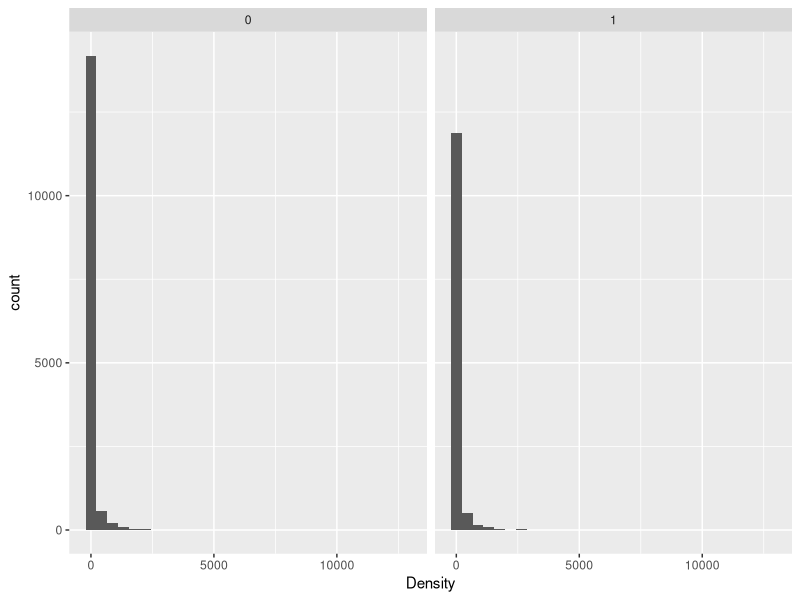
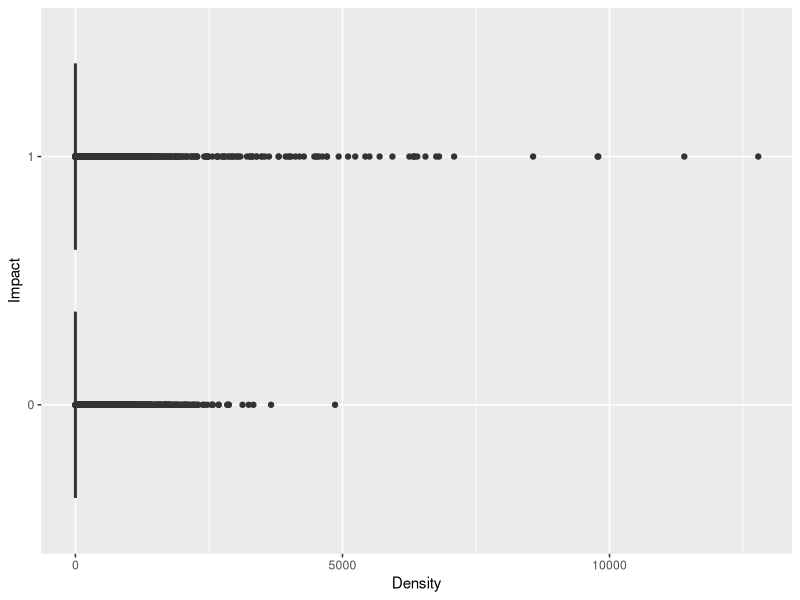
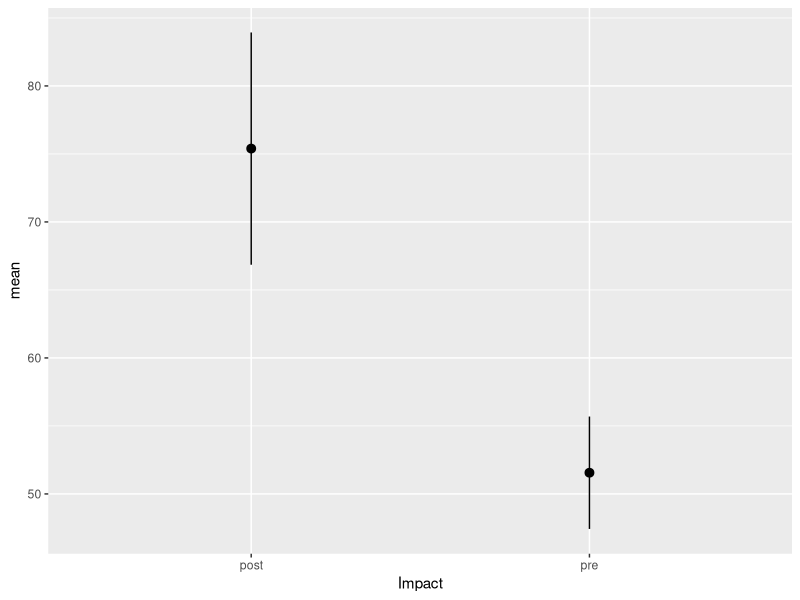
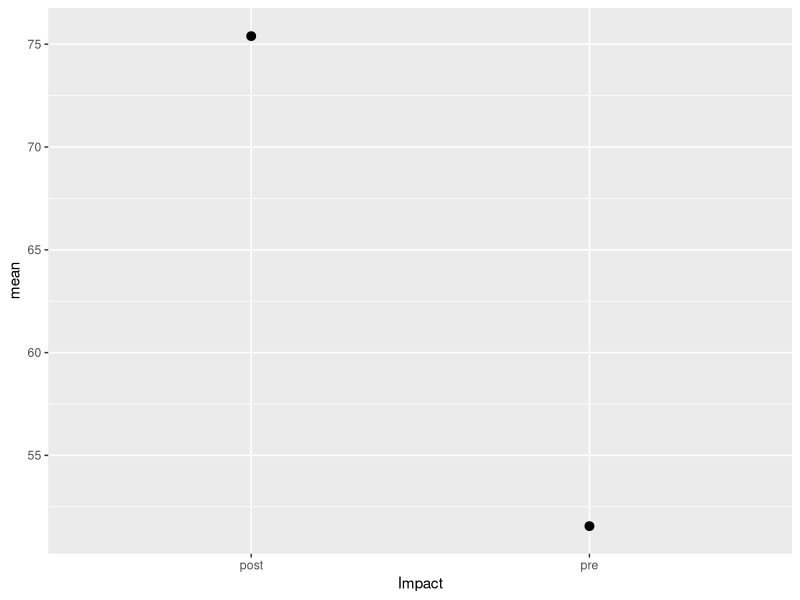
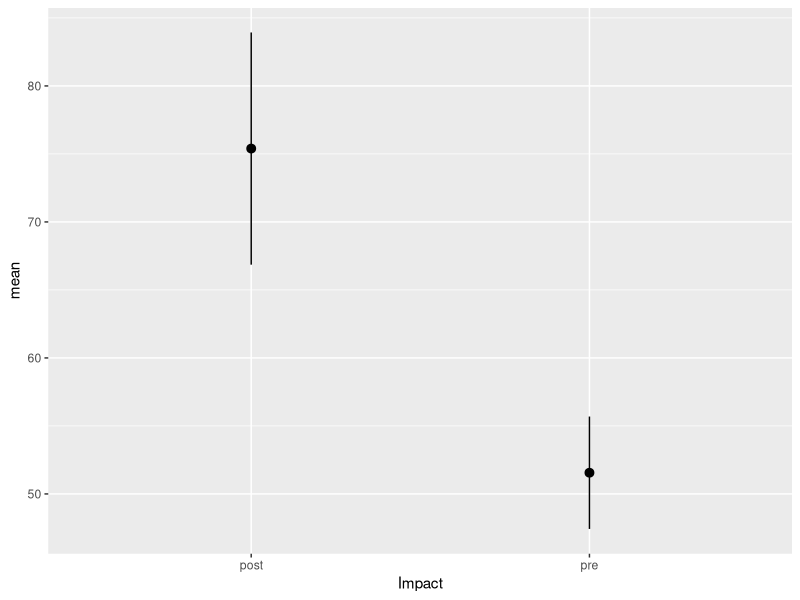
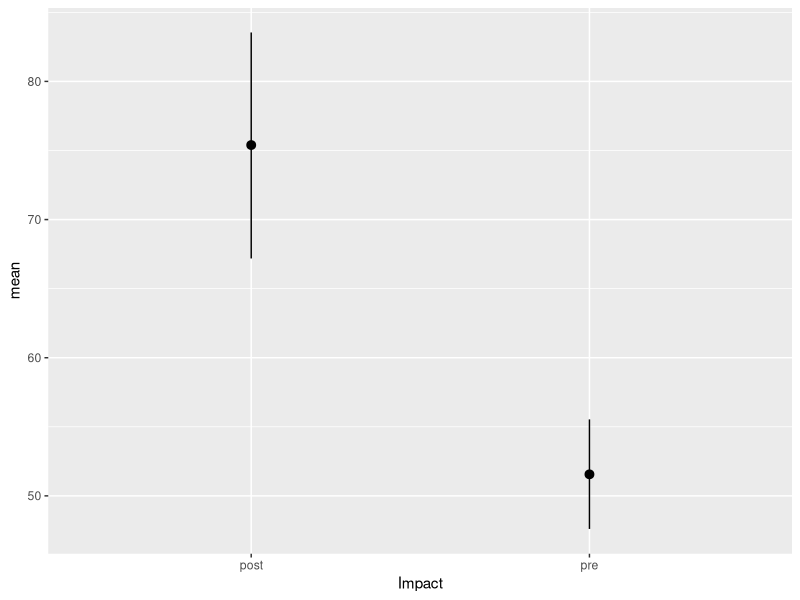
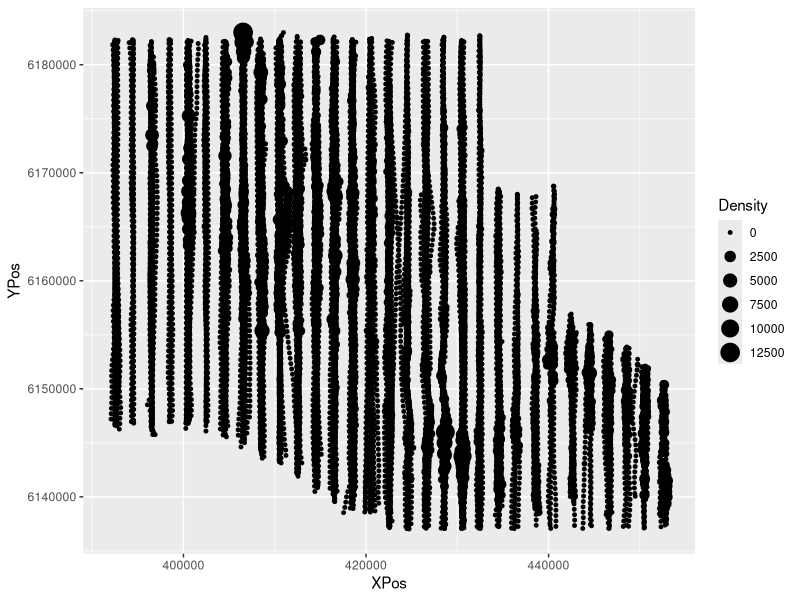
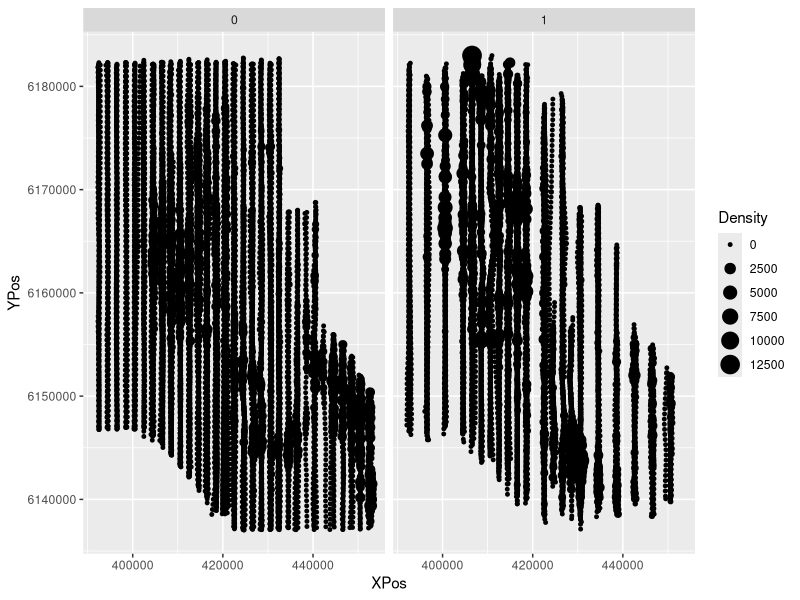

Source code (R) for these figures, in order:
library(tidyverse)
# Task 1
df <- read.csv("HornsRev.csv")
head(df)
# Task 2
df$Impact <- as.factor(df$Impact)
# Create new variable: density - abundance per unit area
df$Density <- df$Nhat / df$Area
ggplot(df) + geom_histogram(aes(x = Density)) + facet_wrap(~Impact)
ggplot(df) + geom_boxplot(aes(x = Density, y = Impact))
# Task 3 - produce 98% CIs for density, pre- and post-impact
pre <- filter(df, Impact == 0)
mu_hat_pre <- mean(pre$Density)
s_pre <- sd(pre$Density)
n_pre <- nrow(pre)
post <- filter(df, Impact == 1)
mu_hat_post <- mean(post$Density)
s_post <- sd(post$Density)
n_post <- nrow(post)
# a - assume response is normally distributed
se_pre <- s_pre / sqrt(n_pre)
CI1_pre <- c(mu_hat_pre - qt(0.99, n_pre - 1) * se_pre,
             mu_hat_pre + qt(0.99, n_pre - 1) * se_pre)
se_post <- s_post / sqrt(n_post)
CI1_post <- c(mu_hat_post - qt(0.99, n_post - 1) * se_post,
              mu_hat_post + qt(0.99, n_post - 1) * se_post)
df1 <- data.frame(Impact = c("pre", "post"),
                  mean = c(mu_hat_pre, mu_hat_post),
                  lower = c(CI1_pre[1], CI1_post[1]),
                  upper = c(CI1_pre[2], CI1_post[2]))
df1
ggplot(df1, aes(x = Impact, y = mean, ymin = lower, ymax = upper)) + 
  geom_pointrange()
# b - use normal approx for large samples, assuming Poisson response
se_pre <- sqrt(mu_hat_pre / n_pre)
CI2_pre <- c(mu_hat_pre - qnorm(0.99) * se_pre,
             mu_hat_pre + qnorm(0.99) * se_pre)
se_post <- sqrt(mu_hat_post / n_post)
CI2_post <- c(mu_hat_post - qnorm(0.99) * se_post,
             mu_hat_post + qnorm(0.99) * se_post)
df2 <- data.frame(Impact = c("pre", "post"),
                  mean = c(mu_hat_pre, mu_hat_post),
                  lower = c(CI2_pre[1], CI2_post[1]),
                  upper = c(CI2_pre[2], CI2_post[2]))
df2
ggplot(df2, aes(x = Impact, y = mean, ymin = lower, ymax = upper)) + 
  geom_pointrange()
# c- normal approx, without assuming Poisson and invoking CLT 
se_pre <- s_pre / sqrt(n_pre)
CI3_pre <- c(mu_hat_pre - qnorm(0.99) * se_pre,
             mu_hat_pre + qnorm(0.99) * se_pre)
se_post <- s_post / sqrt(n_post)
CI3_post <- c(mu_hat_post - qnorm(0.99) * se_post,
             mu_hat_post + qnorm(0.99) * se_post)
df3 <- data.frame(Impact = c("pre", "post"),
                  mean = c(mu_hat_pre, mu_hat_post),
                  lower = c(CI3_pre[1], CI3_post[1]),
                  upper = c(CI3_pre[2], CI3_post[2]))
df3
ggplot(df3, aes(x = Impact, y = mean, ymin = lower, ymax = upper)) + 
  geom_pointrange()
# d - bootstrapping
set.seed(145)
NBOOT <- 1000
alpha <- 0.02
# pre-impact
muHat_pre <- sapply(seq(NBOOT),
                function (x) mean(sample(x = pre$Density,
                                         size = nrow(pre),
                                         replace = TRUE)))
CI4_pre <- quantile(muHat_pre, c(alpha / 2, 1 - (alpha / 2)))
# post-impact
muHat_post <- sapply(seq(NBOOT),
                     function (x) mean(sample(x = post$Density,
                                              size = nrow(post),
                                              replace = TRUE)))
CI4_post <- quantile(muHat_post, c(alpha / 2, 1 - (alpha / 2)))
df4 <- data.frame(Impact = c("pre", "post"),
                  mean = c(mu_hat_pre, mu_hat_post),
                  lower = c(CI4_pre[1], CI4_post[1]),
                  upper = c(CI4_pre[2], CI4_post[2]))
df4
ggplot(df4, aes(x = Impact, y = mean, ymin = lower, ymax = upper)) + 
  geom_pointrange()

# Task 4
ggplot(df) + geom_point(aes(x = XPos, y = YPos, size = Density))

ggplot(df) + geom_point(aes(x = XPos, y = YPos, size = Density)) +
  facet_wrap(~Impact)


## Model Fitting

library(car)

# Impact only
impact_pois <- glm(Nhat ~ Impact, data = df, offset = Area, family = poisson)
summary(impact_pois)
Anova(impact_pois)
impact_quasi <- glm(Nhat ~ Impact, data = df, offset = Area, 
                    family = quasipoisson)
summary(impact_quasi)
Anova(impact_quasi)

# Impact, Depth, XPos, YPos
all_pois <- glm(Nhat ~ Impact + Depth + XPos + YPos,
                   data = df, offset = Area, family = poisson)
summary(all_pois)
Anova(all_pois)
all_quasi <- glm(Nhat ~ Impact + Depth + XPos + YPos,
                 data = df, offset = Area, family = quasipoisson)
summary(all_quasi)
Anova(all_quasi)

# Impact, Depth, XPos, YPos, interactions
int_pois <- glm(Nhat ~ Impact + Depth + XPos + YPos + Impact:XPos + Impact:YPos,
                data = df, offset = Area, family = poisson)
summary(int_pois)
Anova(int_pois)
int_quasi <- glm(Nhat ~ Impact + Depth + XPos + YPos + Impact:XPos + Impact:YPos,
                 data = df, offset = Area, family = quasipoisson)
summary(int_quasi)
Anova(int_quasi)